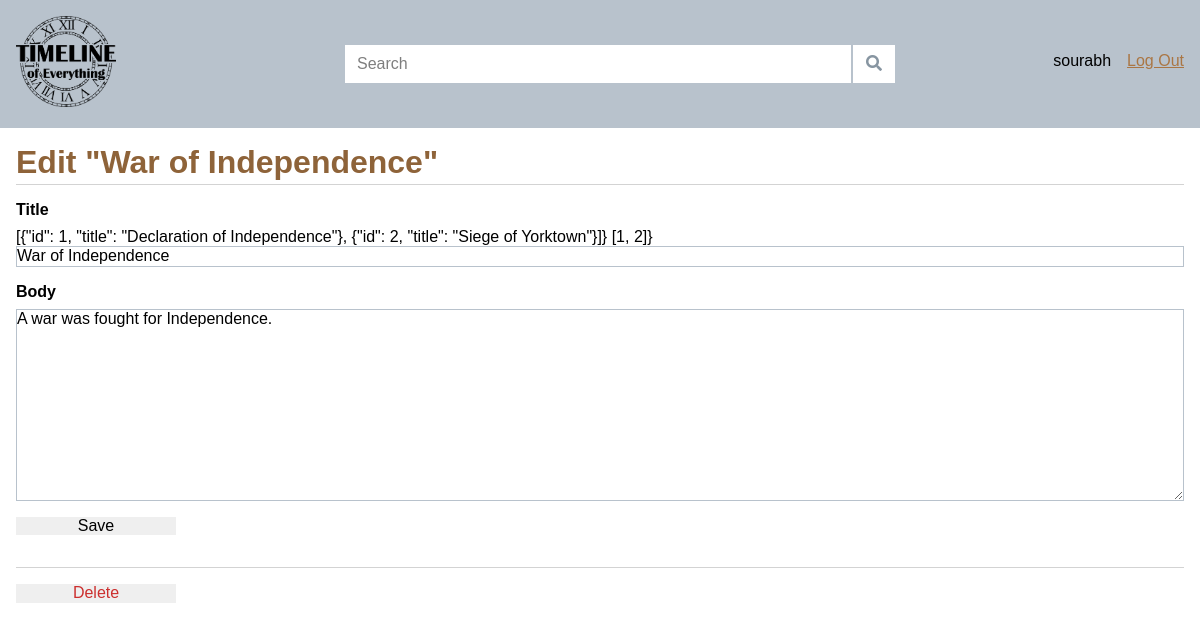
Screenshot of /1/update (signed in) with the database file from the repository.
### tables this page shows
CREATE TABLE user (
  id INTEGER PRIMARY KEY AUTOINCREMENT,
  username TEXT UNIQUE NOT NULL,
  password TEXT NOT NULL
);

CREATE TABLE timeline (
  id INTEGER PRIMARY KEY AUTOINCREMENT,
  author_id INTEGER NOT NULL,
  created TIMESTAMP NOT NULL DEFAULT CURRENT_TIMESTAMP,
  title TEXT NOT NULL,
  summary TEXT NOT NULL,
  FOREIGN KEY (author_id) REFERENCES user (id)
);

### timeline/blog.py (the view, shortened to what this page needs)
@bp.route('/<int:id>/update', methods=('GET', 'POST'))
@login_required
def updateTimeline(id):
    tl = get_timeline(id)
    events = json.dumps(sqlarray_to_json(get_all_events()))
    event_ids = [event['id'] for event in tl['events']]
    timelines = json.dumps(sqlarray_to_json(get_all_timelines()))
    return render_template('blog/update.html', tl={'timeline': tl['timeline'], 'events': events, 'event_ids': event_ids}, timelines=timelines)

### timeline/auth.py (called while the page is built)
def login_required(view):
    @functools.wraps(view)
    def wrapped_view(**kwargs):
        if g.user is None:
            return redirect(url_for('auth.login'))
        return view(**kwargs)
    return wrapped_view

@bp.before_app_request
def load_logged_in_user():
    user_id = session.get('user_id')
    if user_id is None:
        g.user = None
    else:
        g.user = get_db().execute(
            'SELECT * FROM user WHERE id = ?', (user_id,)
        ).fetchone()

### timeline/blog.py (called while the page is built)
def get_timeline(id):
    db = get_db()
    timeline = db.execute(
        'SELECT t.id, title, summary, created, author_id, username'
        ' FROM timeline t JOIN user u ON t.author_id = u.id'
        ' WHERE t.id = ?',
        (id,)
    ).fetchone()
    if timeline is None:
        abort(404, "Timeline id {0} doesn't exist.".format(id))
    tl = {'timeline': timeline, 'events': []}
    events = db.execute(
        'SELECT * FROM timeline_has th INNER JOIN event e ON th.event_id = e.id WHERE th.timeline_id = ' + str(timeline['id'])
    ).fetchall()
    tl['events'] = events
    return tl

def get_all_timelines():
    db = get_db()
    timelines = db.execute(
        'SELECT id, title, author_id FROM timeline'
    ).fetchall()
    return timelines

def sqlarray_to_json(array):
    json_array = []
    for object in array:
        entry = {'id': object['id'], 'title': object['title']}
        if 'author_id' in object.keys():
            entry['author_id'] = object['author_id']
        json_array.append(entry)
    return json_array

def get_all_events():
    db = get_db()
    events = db.execute(
        'SELECT id, title FROM event'
    ).fetchall()
    return events

### timeline/db.py (called while the page is built)
def get_db():
    if 'db' not in g:
        g.db = sqlite3.connect(
            current_app.config['DATABASE'],
            detect_types=sqlite3.PARSE_DECLTYPES
        )
        g.db.row_factory = sqlite3.Row
    return g.db

### timeline/templates/blog/update.html
{% extends 'base.html' %}
{% block header %}
  <h1>{% block title %}Edit "{{ tl.timeline['title'] }}"{% endblock %}</h1>
{% endblock %}
{% block content %}
  <form method="post">
    <label for="title">Title</label>
    {{ tl.events }}}
    {{ tl.event_ids }}}
    <input name="title" class="border border-grey border-1 border-solid" id="title" value="{{ request.form['title'] or tl.timeline['title'] }}" required>
    <label for="body">Body</label>
    <textarea name="body" class="border border-grey border-1 border-solid" id="body">{{ request.form['summary'] or tl.timeline['summary'] }}</textarea>
    <input type="submit" value="Save">
  </form>
  <hr>
  <form action="{{ url_for('blog.delete', id=tl.timeline['id']) }}" method="post">
    <input class="danger" type="submit" value="Delete" onclick="return confirm('Are you sure?');">
  </form>
{% endblock %}

### timeline/templates/base.html (shortened to what this page needs)
<!doctype html>
<link rel="stylesheet" href="{{ url_for('static', filename='style.css') }}">
<link rel="stylesheet" href="{{ url_for('static', filename='tailwind.css') }}">
<link rel="stylesheet" href="https://use.fontawesome.com/releases/v5.8.1/css/all.css">
<link title="timeline-styles" rel="stylesheet" href="https://cdn.knightlab.com/libs/timeline3/latest/css/timeline.css">
<nav class="bg-grey w-full block  flex-grow lg:flex lg:items-center lg:w-auto">
  <a href="{{ url_for('index') }}" class=" block mx-auto  pl-2 lg:my-4  w-1/2 lg:inline-block lg:w-1/4 ">
    <img src="../static/timeline_logo.png" width="100">
  </a>
  {% if timelines is defined %}
  <div class="search-area flex  w-4/5 my-4 mx-auto lg:w-1/2  lg:pl-10 h-10 pl-2" >
    <input type="text" class="border border-grey px-3 w-full" placeholder="Search" onkeyup="searchTimelinesFilter()" id="search_timelines_input">
    <button class="border border-grey w-12 hover:bg-grey-light bg-white">
        <i class="fa fa-search text-grey-dark"></i>
    </button>
  </div>
  {% endif %}
  <ul class="flex lg:justify-end w-4/5 my-4 mx-auto lg:w-1/4  h-10 pl-2 ">
    {% if g.user %}
      <li><span>{{ g.user['username'] }}</span>
      <li><a href="{{ url_for('auth.logout') }}">Log Out</a>
    {% else %}
      <li><a href="{{ url_for('auth.register') }}">Register</a>
      <li><a href="{{ url_for('auth.login') }}">Log In</a>
    {% endif %}
  </ul>
</nav>
<section class="content w-full">
  <header>
    {% block header %}{% endblock %}
  </header>
  {% block content %}{% endblock %}
</section>

### timeline/static/style.css (style rules this page uses)
* { padding: 0; margin: 0; }
h1, h2, h3, h4, h5, h6 { color: #8e6339; margin: 1rem 0; }
a { color: #aa7644; }
hr { border: none; border-top: 1px solid lightgray; }
nav { background: white; display: flex; align-items: center; padding: 0 0.5rem; }
nav ul li { display: inline-block; float: right; }
nav ul li span { display: inline-block; padding: 0.5rem; }
nav ul li a, header .action { display: block; padding: 0.5rem; }
.content { padding: 0 1rem 1rem; }
.content > header { border-bottom: 1px solid lightgray; display: flex; align-items: flex-end; }
.content > header h1 { flex: auto; margin: 1rem 0 0.25rem 0; }
.content:last-child { margin-bottom: 0; }
.content form { margin: 1em 0; display: flex; flex-direction: column; }
.content label { font-weight: bold; margin-bottom: 0.5em; }
.content input, .content textarea { margin-bottom: 1em; }
.content textarea { min-height: 12em; resize: vertical; }
input.danger { color: #cc2f2e; }
input[type=submit] { align-self: start; min-width: 10em; }
.search-area { position: relative; }

### rows the page displays
user: user.username "sourabh"
timeline: timeline "War of Independence", title "War of Independence", body "A war was fought for Independence."

### other values shown
{{ tl.events }} "[{\"id\": 1, \"title\": \"Declaration of Independence\"}, {\"id\": 2, \"title\": \"Siege of Yorktown\"}]"
{{ tl.event_ids }} "[1, 2]"
